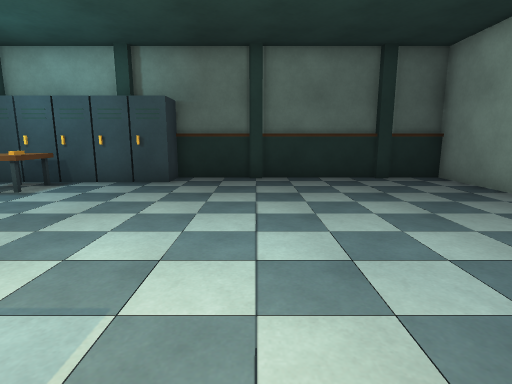
View 1 (above)

14 first-person views from a walk through a scene from a Unity 3-D project. The camera is 1.3 m above the floor, tilts 10° down and sees 80° across. The floor is counted in squares, 1 m on a side. Each view is taken from the middle of a square. On the plan, view 1 faces up. The plan holds only what a view shows up to about 14 squares ahead; the rest is blank. Door leaves are left out, so doorways stand open.

View 2
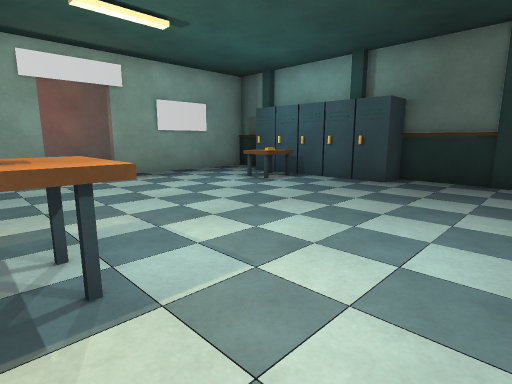

View 3
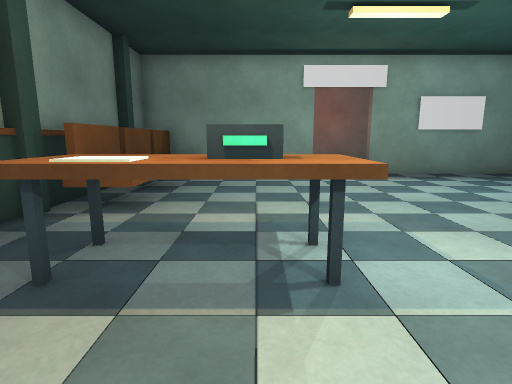

View 4
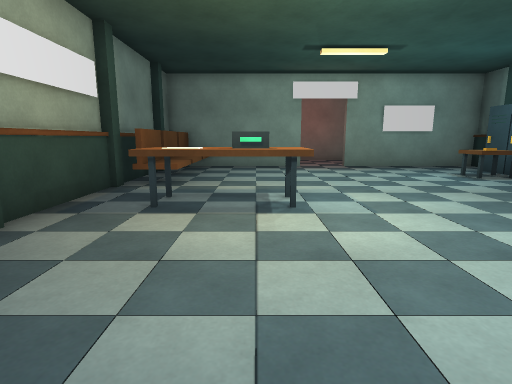

View 5
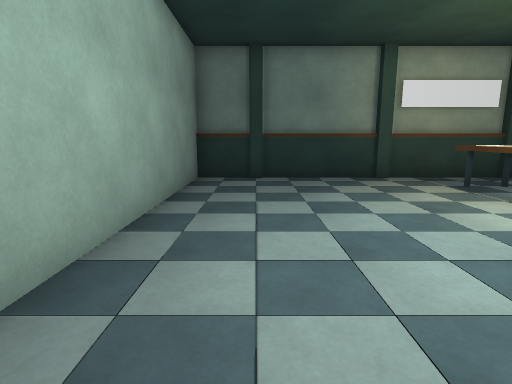

View 6
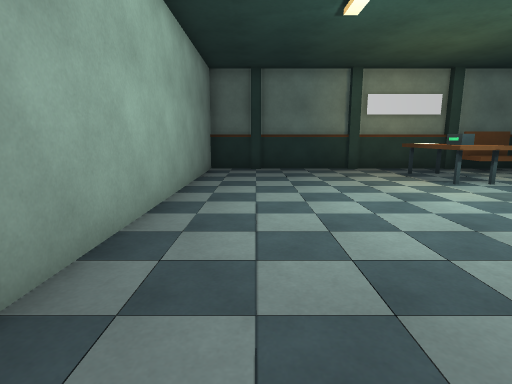

View 7
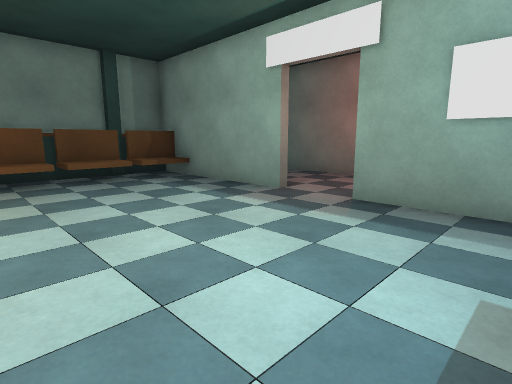

View 8
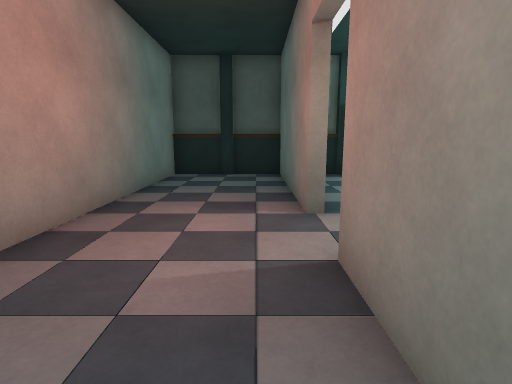

View 9
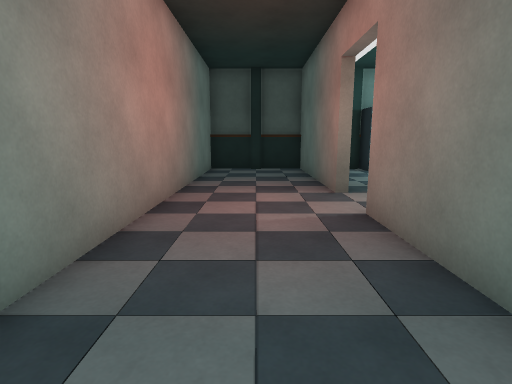

View 10
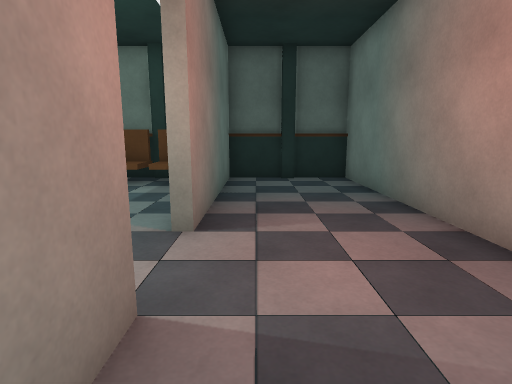

View 11
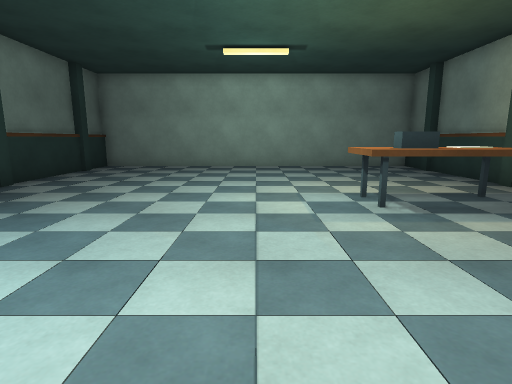

View 12
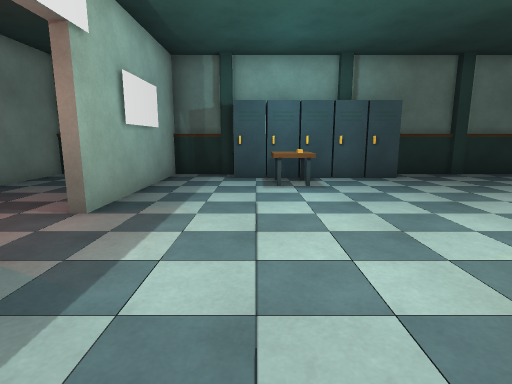

View 13
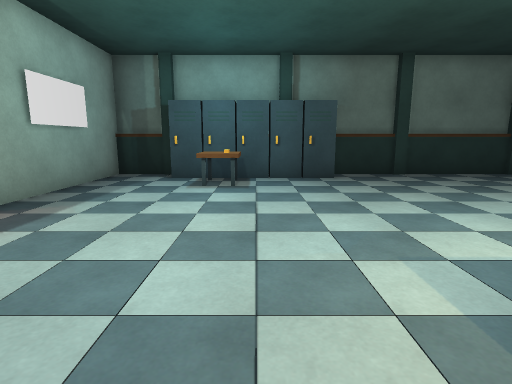

View 14
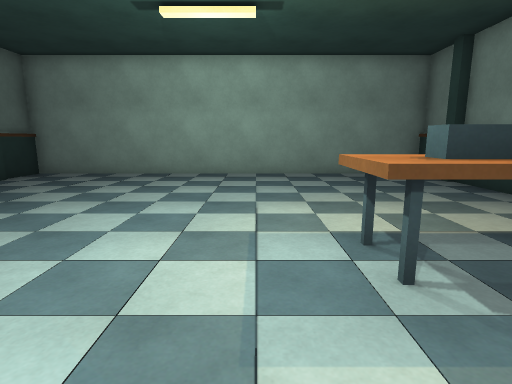

### Floor plan
Key: @ floor where view 1 was taken; # wall or solid block; . floor; D open door; ^ raised ledge; O other object.
Columns run from 14 left of view 1 to 6 right of it. Each row starts with its distance up from view 1.
 10 #####################
  9 #...#.OOOOOO........#
  8 #...#...^...........#
  7 #...#...^...........#
  6 #...#...............#
  5 #...#...............#
  4 #...D...............#
  3 #...D...............#
  2 #...D...............#
  1 #...#.......^.......#
  0 #...#......^O^@.....#
 -1 #...#......^^^......#
 -2 #...#^^^^^..^.......#
 -3 #...##^#^##.........#
 -4 #####################

Positions as (right, up) in squares from view 1, and headings:
1: (0, 0), facing up
2: (1, 0), facing up-left
3: (1, 0), facing left
4: (4, 0), facing left
5: (4, 6), facing down
6: (4, 9), facing down
7: (-4, 7), facing down-left
8: (-11, -1), facing up
9: (-12, -3), facing up
10: (-11, 6), facing down
11: (-8, 3), facing right
12: (-7, -1), facing up
13: (-5, -1), facing up
14: (-5, 2), facing right
